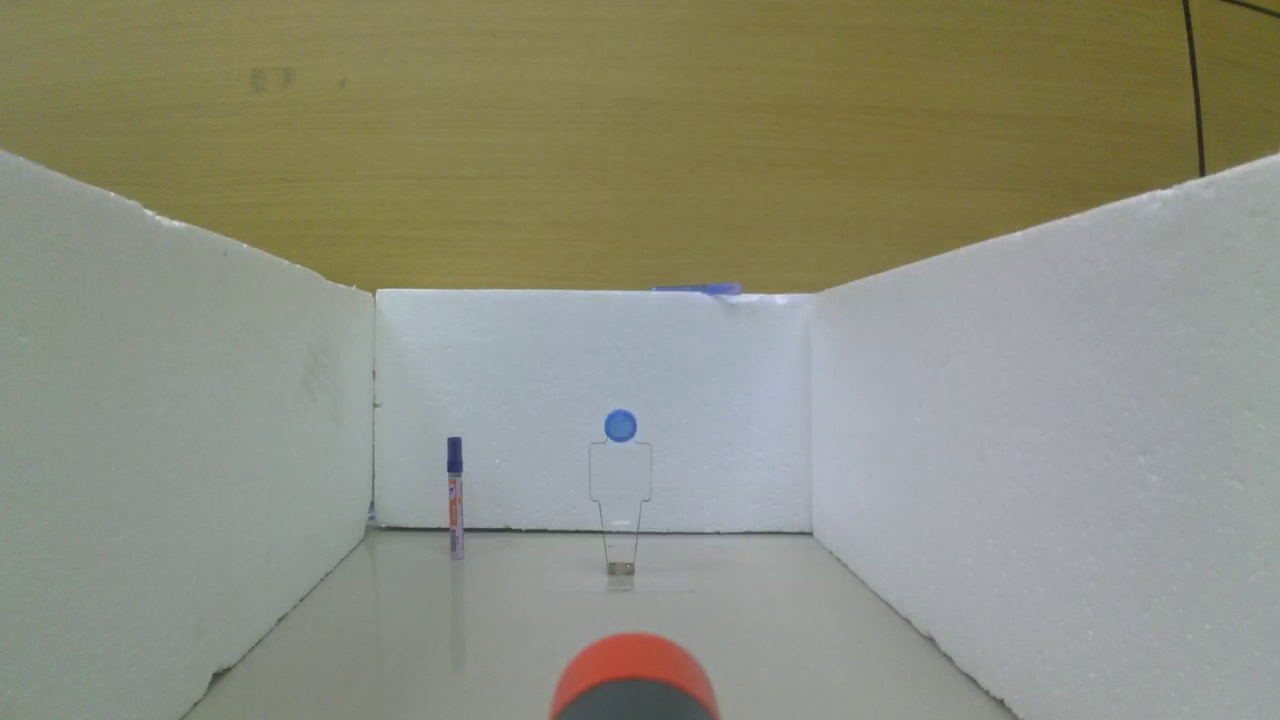
#> input picture examples/ass_3/um_actually/pics/agent.jpg, 1280 x 720 px, found by its file name
$ python lumtod.py
#> lines starting #> are read from the running program, lines starting #| are printed output that depends on the picture; after the words box and inside, x2 and y2 are one past the last pixel; in counts of white or black regions, pixels touching at a corner belong together
import cv2
import numpy as np

def get_shape_name(approx):
    # Determine the shape based on the number of vertices
    num_vertices = len(approx)
    if num_vertices == 3:
        return "Triangle"
    elif num_vertices == 4:
        aspect_ratio = cv2.contourArea(approx) / (cv2.boundingRect(approx)[2] * cv2.boundingRect(approx)[3])
        if 0.95 <= aspect_ratio <= 1.05:
            return "Square"
        else:
            return "Rectangle"
    elif num_vertices == 5:
        return "Pentagon"
    elif num_vertices > 5:
        return "Circle"
    return "Unknown"

def bro_thinks_its_chicken(chicken_contour, img):
    chicken_contour_max = max(chicken_contour, key=cv2.contourArea)
    chicken_x_axis, chicken_y_axis, chicken_width, chicken_height = cv2.boundingRect(chicken_contour_max)

    # Approximate contour to get the shape
    epsilon = 0.02 * cv2.arcLength(chicken_contour_max, True)
    approx = cv2.approxPolyDP(chicken_contour_max, epsilon, True)
    shape_name = get_shape_name(approx)

    # Adjust bounding box size based on width
    if chicken_width > 30:
        weight_factor, height_factor, y_offset, x_offset, w_offset, h_offset = 0.5, 0.6, 10, 5, -10, -5
    elif chicken_width > 15:
        weight_factor, height_factor, y_offset, x_offset, w_offset, h_offset = 0.5, 0.6, 5, 2, 1, 1
    else:
        weight_factor, height_factor, y_offset, x_offset, w_offset, h_offset = 0.5, 0.6, 1, 1, 2, 2

    adjust_width = int(chicken_width * weight_factor) + w_offset
    adjust_height = int(chicken_height * height_factor) + h_offset
    new_chicken_x = chicken_x_axis - adjust_width // 2 + x_offset
    new_chicken_y = chicken_y_axis - adjust_height // 2 + y_offset
    new_chicken_width = chicken_width + adjust_width
    new_chicken_height = chicken_height + adjust_height

    # Draw the chicken bounding box and label
    cv2.rectangle(img,
                  (new_chicken_x, new_chicken_y),
                  (new_chicken_x + new_chicken_width, new_chicken_y + new_chicken_height),
                  (0, 255, 0), 2)
    cv2.putText(img, f"Chicken: {shape_name}",
                (new_chicken_x, new_chicken_y - 10),
                cv2.FONT_HERSHEY_SIMPLEX, 0.6, (0, 255, 0), 1)

    cv2.imshow("Chicken Detection", img)

def bro_thinks_its_bottle(bottle_contour, img):
    bottle_contour_max = max(bottle_contour, key=cv2.contourArea)
    bottle_x, bottle_y, bottle_width, bottle_height = cv2.boundingRect(bottle_contour_max)

    # Approximate contour to get the shape
    epsilon = 0.02 * cv2.arcLength(bottle_contour_max, True)
    approx = cv2.approxPolyDP(bottle_contour_max, epsilon, True)
    shape_name = get_shape_name(approx)

    # Adjust the bounding box size
    if bottle_width > 70:
        width_factor, height_factor, y_offset, x_offset, w_offset, h_offset = 1.5, 3, 0, 0, 0, 50
    elif bottle_width > 35:
        width_factor, height_factor, y_offset, x_offset, w_offset, h_offset = 1.5, 3, 0, 0, 0, 50
    else:
        width_factor, height_factor, y_offset, x_offset, w_offset, h_offset = 1.5, 3, 0, 0, 0, 50

    adjust_width = int(bottle_width * width_factor) + w_offset
    adjust_height = int(bottle_height * height_factor) + h_offset
    new_bottle_x = bottle_x - adjust_width // 2 + x_offset
    new_bottle_y = bottle_y + y_offset
    new_bottle_width = bottle_width + adjust_width
    new_bottle_height = bottle_height + adjust_height

    # Draw the updated bounding box and label
    cv2.rectangle(img,
                  (new_bottle_x, new_bottle_y),
                  (new_bottle_x + new_bottle_width, new_bottle_y + new_bottle_height),
                  (0, 255, 0), 1)
    cv2.putText(img, f"Bottle: {shape_name}",
                (new_bottle_x, new_bottle_y - 10),
                cv2.FONT_HERSHEY_SIMPLEX, 0.6, (0, 255, 0), 1)

    cv2.imshow("Bottle Detection", img)

def bro_thinks_its_circle(circles, img):
    # Check if any circles are detected
    if circles is not None:
        # Convert the (x, y, radius) values to integers
        circles = np.round(circles[0, :]).astype("int")

        # Draw detected circles
        for circle in circles:
            center = (circle[0], circle[1])
            radius = circle[2]
            # Draw the circle in the output image
            cv2.circle(img, center, radius, (255, 0, 0), 1)  # Circle outline
            cv2.putText(img, "Circle", (center[0] - 20, center[1] - radius - 10),
                        cv2.FONT_HERSHEY_SIMPLEX, 0.6, (255, 0, 0), 1)

        cv2.imshow("Circle Detection", img)
    else:
        print("No circles detected.")

if __name__ == "__main__":
    image_path = r"C:\Users\lataeq\AI-ROBOT\examples\ass_3\um_actually\pics\agent.jpg"  # Replace with the path to your image
    img = cv2.imread(image_path)
#> img is the input picture: shape (720, 1280, 3); mean B, G, R 126.2, 143, 141.9

    if img is None:
        print(f"Failed to load image from {image_path}")
        exit()

    # Step 1: Show the original image
    cv2.imshow("Original Image", img)

    # Preprocess image
    background = cv2.cvtColor(img, cv2.COLOR_BGR2GRAY)
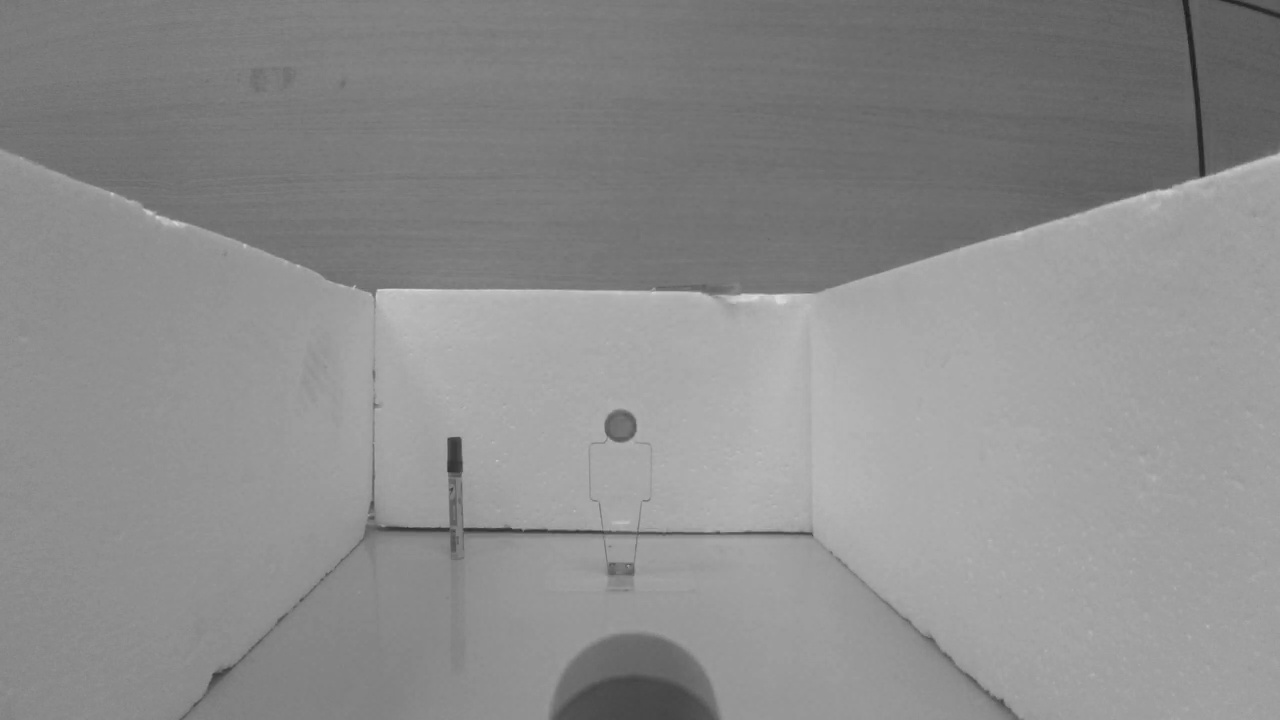
#> background: shape (720, 1280); min 28, max 219, mean 140.7
    background = cv2.GaussianBlur(background, (21, 21), 0)
    cv2.imshow("Blurred Background", background)

    # Step 2: Create the blurred grayscale version
    gray_blurred = cv2.GaussianBlur(cv2.cvtColor(img, cv2.COLOR_BGR2GRAY), (21, 21), 0)
    cv2.imshow("Gray Blurred", gray_blurred)

    # Step 3: Compute the absolute difference
    diff = cv2.absdiff(background, gray_blurred)
#> diff: shape (720, 1280); every value is 0
    cv2.imshow("Difference", diff)

    # Step 4: Thresholding
    _, img_threshold = cv2.threshold(diff, 25, 255, cv2.THRESH_BINARY)
    cv2.imshow("Threshold", img_threshold)

    # Step 5: Dilation
    img_threshold = cv2.dilate(img_threshold, None, iterations=2)
    cv2.imshow("Dilated Threshold", img_threshold)

    # Step 6: Convert to HSV
    hsv = cv2.cvtColor(img, cv2.COLOR_BGR2HSV)
#> hsv: shape (720, 1280, 3); mean H, S, V 61.9, 51.1, 148.3
    cv2.imshow("HSV Image", hsv)

    # Step 7: Create masks
    lower_hue_chicken = np.array([33, 150, 100])
    upper_hue_chicken = np.array([36, 255, 255])
    lower_hue_bottle = np.array([35, 132, 0])
    upper_hue_bottle = np.array([255, 255, 255])

    chicken_mask = cv2.inRange(hsv, lower_hue_chicken, upper_hue_chicken)
    bottle_mask = cv2.inRange(hsv, lower_hue_bottle, upper_hue_bottle)
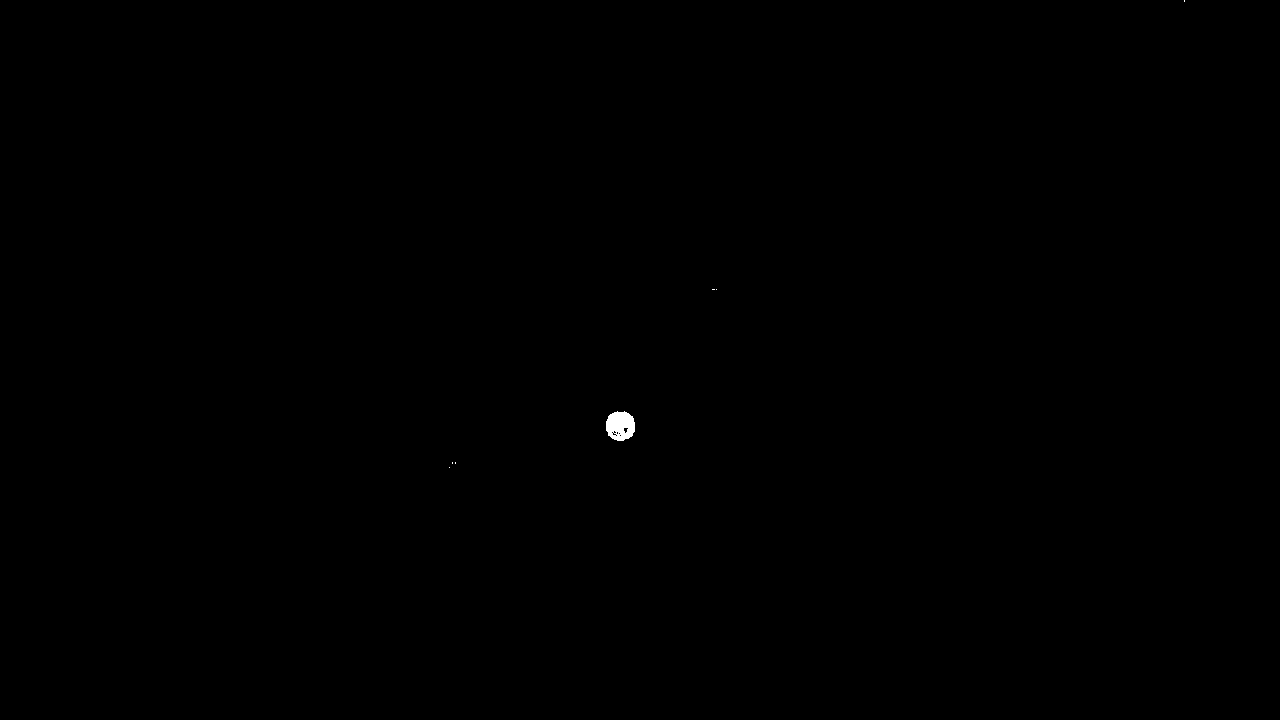
#> bottle_mask: shape (720, 1280); 0.07% white; 7 white regions (6 under 20 px)

    # Step 8: Show masks
    cv2.imshow("Chicken Mask", chicken_mask)
    cv2.imshow("Bottle Mask", bottle_mask)

    # Step 9: Find contours
    chicken_contour, _ = cv2.findContours(chicken_mask.copy(), cv2.RETR_EXTERNAL, cv2.CHAIN_APPROX_SIMPLE)
#> chicken_contour = []
    bottle_contour, _ = cv2.findContours(bottle_mask.copy(), cv2.RETR_EXTERNAL, cv2.CHAIN_APPROX_SIMPLE)
#> bottle_contour = 7 contours, 6 with area under 20; largest, box (x1, y1, x2, y2) and area: (606, 411, 635, 441) 654

    # Step 10: Process detected contours
    if chicken_contour:
        bro_thinks_its_chicken(chicken_contour, img)
    if bottle_contour:
        bro_thinks_its_bottle(bottle_contour, img)
#> in bro_thinks_its_bottle, `bottle_contour_max = max(bottle_contour, key=cv2.contourArea)`: bottle_contour_max = contour of 42 points, box (x1, y1, x2, y2) (606, 411, 635, 441), area 654
#> in bro_thinks_its_bottle, `bottle_x, bottle_y, bottle_width, bottle_height = cv2.boundingRect(bot..`: bottle_x = 606; bottle_y = 411; bottle_width = 29; bottle_height = 30
#> in bro_thinks_its_bottle, `epsilon = 0.02 * cv2.arcLength(bottle_contour_max, True)`: epsilon = 1.97
#> in bro_thinks_its_bottle, `approx = cv2.approxPolyDP(bottle_contour_max, epsilon, True)`: approx = [[617, 411], [608, 416], [606, 430], [612, 438], [623, 440], [632, 435], [634, 422], [628, 413]]
#> in get_shape_name, `num_vertices = len(approx)`: num_vertices = 8
#> in bro_thinks_its_bottle, `shape_name = get_shape_name(approx)`: shape_name = 'Circle'
#> in bro_thinks_its_bottle, `adjust_width = int(bottle_width * width_factor) + w_offset`: adjust_width = 43
#> in bro_thinks_its_bottle, `adjust_height = int(bottle_height * height_factor) + h_offset`: adjust_height = 140
#> in bro_thinks_its_bottle, `new_bottle_x = bottle_x - adjust_width // 2 + x_offset`: new_bottle_x = 585
#> in bro_thinks_its_bottle, `new_bottle_y = bottle_y + y_offset`: new_bottle_y = 411
#> in bro_thinks_its_bottle, `new_bottle_width = bottle_width + adjust_width`: new_bottle_width = 72
#> in bro_thinks_its_bottle, `new_bottle_height = bottle_height + adjust_height`: new_bottle_height = 170
#> in bro_thinks_its_bottle, `cv2.rectangle(img, (new_bottle_x, new_bottle_y), (new_bottle_x + new_b..`:
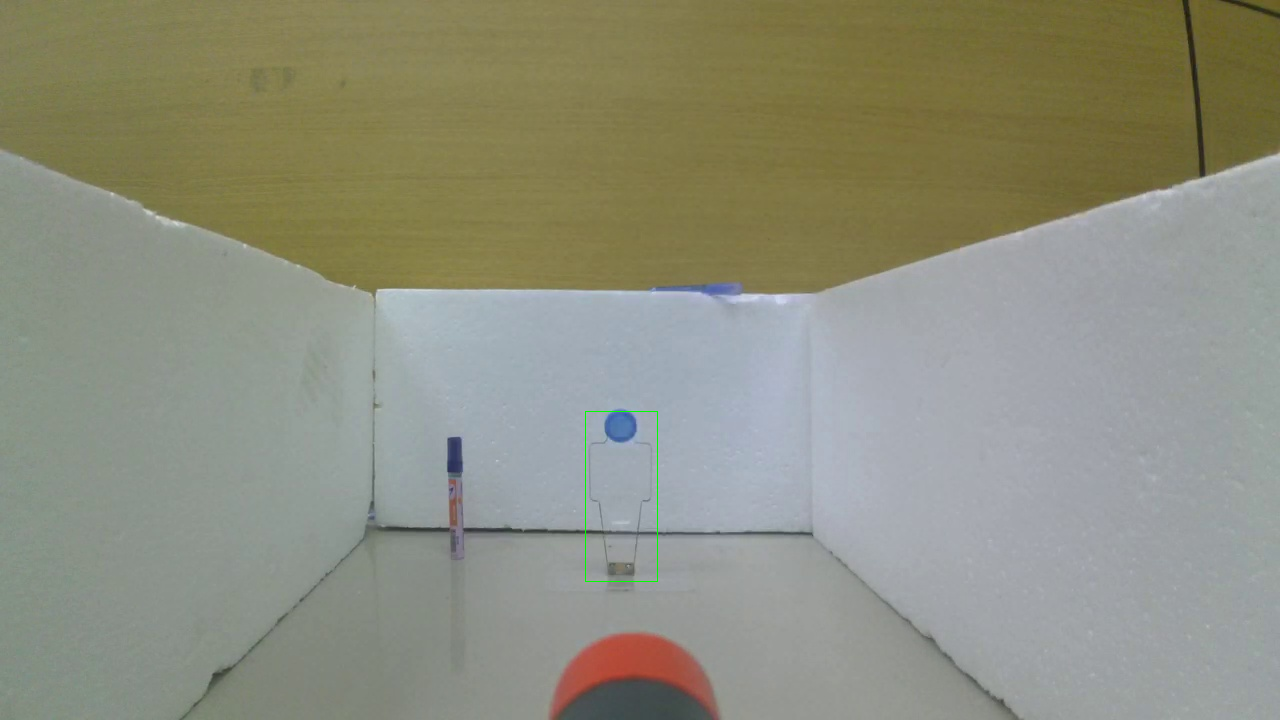
#> img: shape (720, 1280, 3); 0.05% of pixels changed, all inside (x1, y1, x2, y2) = (585, 411, 658, 582)
#> in bro_thinks_its_bottle, `cv2.putText(img, f"Bottle: {shape_name}", (new_bottle_x, new_bottle_y ..`: img: shape (720, 1280, 3); 0.03% of pixels changed, all inside (x1, y1, x2, y2) = (587, 388, 705, 402)

    # Step 11: Detect circles using Hough Transform
    gray = cv2.cvtColor(img, cv2.COLOR_BGR2GRAY)
    gray = cv2.medianBlur(gray, 5)
    circles = cv2.HoughCircles(gray,
                                 cv2.HOUGH_GRADIENT,
                                 dp=1,
                                 minDist=20,
                                 param1=50,
                                 param2=30,
                                 minRadius=1,
                                 maxRadius=30)
#> circles = [[619.5, 426.5, 16.1]]

    bro_thinks_its_circle(circles, img)
#> in bro_thinks_its_circle, `circles = np.round(circles[0, :]).astype("int")`: circles = [[620, 426, 16]]
#> the loop in bro_thinks_its_circle, `for circle in circles:` made 1 pass
#> after the loop in bro_thinks_its_circle, `for circle in circles:`: img: shape (720, 1280, 3); mean B, G, R 126, 143, 141.7

    # Final image after processing
    cv2.imshow("Final Output", img)

    cv2.waitKey(0)
    cv2.destroyAllWindows()
